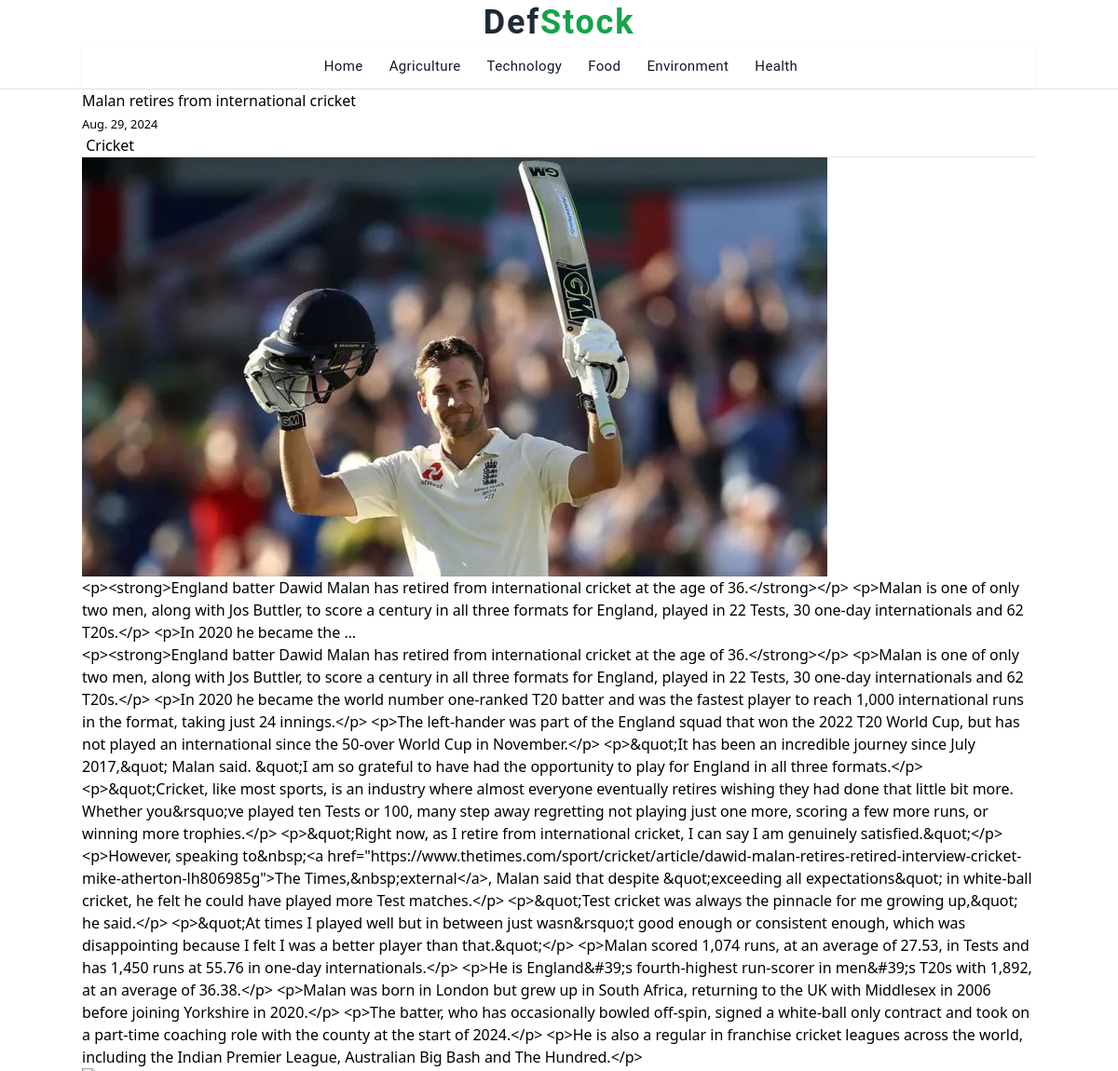
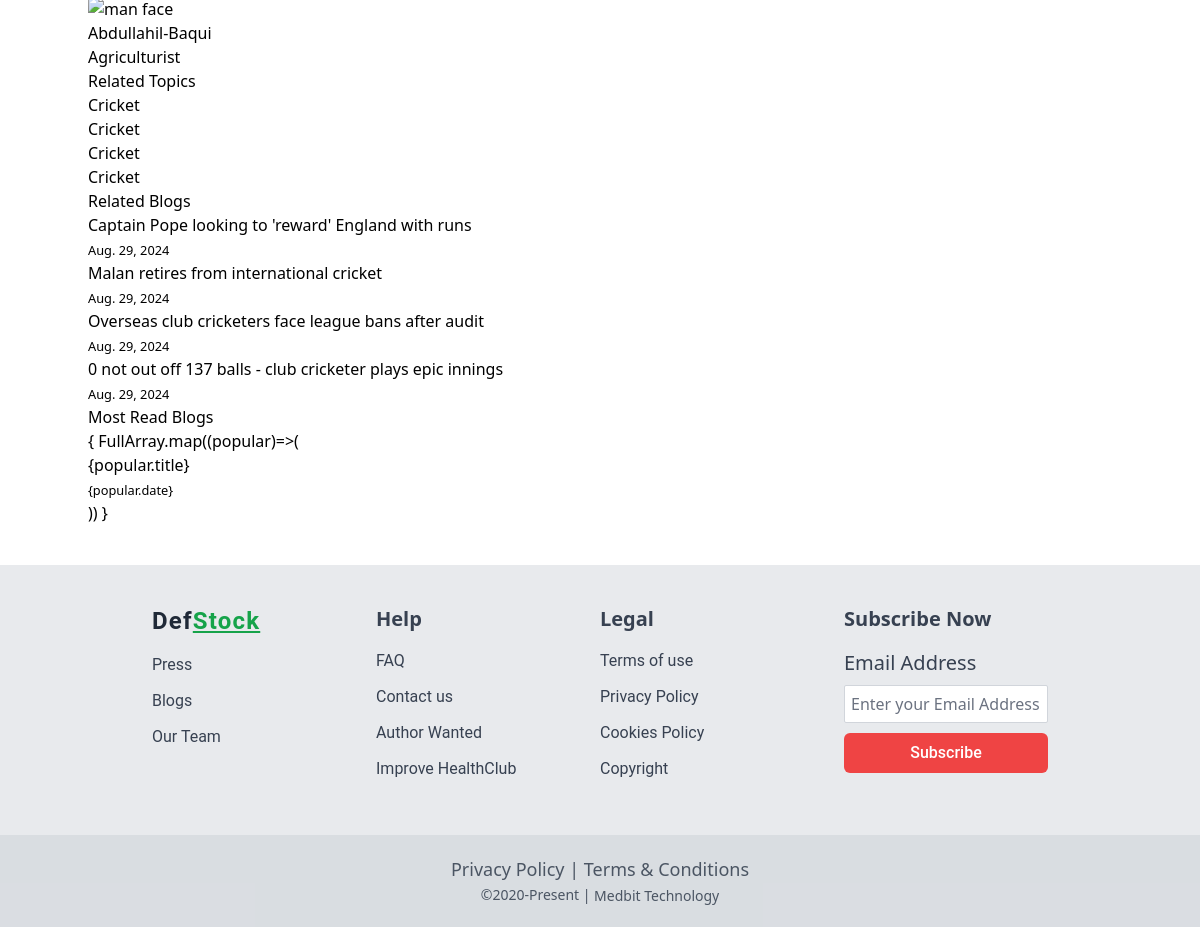
The page /blog/malan-retires-from-international-cricket/ on the database its author committed (2 pictures, top to bottom).
### blog/models.py (models this page shows, shortened)
class Blog(models.Model):
    user = models.ForeignKey(
        User,
        related_name='user_blogs',
        on_delete=models.CASCADE,
        null=True
    )
    category = models.ForeignKey(
        Category,
        related_name='category_blogs',
        on_delete=models.CASCADE,
        null=True
    )
    tags = models.ManyToManyField(
        Tag,
        related_name='tag_blogs',
        blank=True
    )
    likes = models.ManyToManyField(
        User,
        related_name='user_likes',
        blank=True
    )
    title = models.CharField(
        max_length=250
    )
    slug = models.SlugField(max_length=150, null=True, blank=True)
    banner = models.ImageField(upload_to='blog_banners')
    description = RichTextField()
    created_date = models.DateField(auto_now_add=True)

class Category(models.Model):
    title = models.CharField(max_length=150, unique=True)
    slug = models.SlugField(null=True, blank=True)
    created_date = models.DateField(auto_now_add=True)
    def __str__(self) -> str:
        return self.title

### blog/views.py (the view)
# urls.py: path('blog/<str:slug>/', views.blog_details, name='blog_details'),
def blog_details(request, slug):
    blog = get_object_or_404(Blog, slug=slug)
    category = Category.objects.get(id = blog.category.id)
    related_blogs = category.category_blogs.all()
    tags = Tag.objects.order_by('-created_date')[:4]
    context = {
        "blog": blog,
        "related_blogs": related_blogs,
        "tags": tags
    }
    return render(request, 'pages/blogDetails.html', context=context)

### blog/context_processors.py (called while the page is built)
def get_all_categories(request):
    categories = Category.objects.all()
    context = {
        "categories": categories
    }
    return context

### templates/pages/blogDetails.html (shortened to what this page needs)
{% extends "../base.html" %}
{% load static tailwind_tags %}
{% block content %}
<div>
    <div className='grid grid-cols-6 gap-x-4'>
        <div className='col-span-4 ml-3 mt-6 space-y-5'>
          <div className='inline-block align-center space-y-3'>
            <h1 className='text-3xl text-gray-900 font-semibold'>{{blog.title}}</h1>
            <small className='text-gray-500'>{{blog.created_date}}</small>
            <div className=' space-x-2 flex'>
              <button className=' text-[15px] font-medium tracking-wider ring-1 ring-red-600 px-3 py-2 hover:bg-red-600 hover:text-white hover:cursor-pointer transition-all'>{{blog.category}}</button>
            </div>
          </div>
            <div>
              <figure className='overflow-hidden bg-no-repeat bg-cover mb-3'>
                <img src='{{ blog.banner.url }}' alt='pexel_image' className='w-full h-[450px]' />
                <figcaption className='text-gray-900 text-sm font-light border-l border-gray-500 pl-1.5 mt-1'>{{ blog.description|truncatewords:50 }}</figcaption>
              </figure>
              <p className='mt-6 first-letter:text-5xl first-letter:mr-1.5 first-letter:float-left first-letter:font-medium'>
                {{blog.description}}
              </p>
            </div>
            <div className='flex items-center justify-between'>
              <div className='flex items-center space-x-3'>
                <div className='overflow-hidden bg-cover bg-no-repeat rounded-full'>
                    <img src='https://cdn.pixabay.com/photo/2015/07/14/06/09/man-844212_960_720.jpg' alt='man face' className='w-10 h-10' />
                </div>
                <div>
                    <p className='text-red-700 font-semibold text-sm '>Abdullahil-Baqui</p>
                    <p className='text-gray-700 font-normal text-sm '>Agriculturist</p>
                </div>
              </div>
            </div>
        </div>
        <div className='col-span-2'>
          {% include "../components/postDetailsSidebar.html" %}
        </div>
    </div>
</div>
{% endblock content %}

### templates/components/postDetailsSidebar.html (shortened to what this page needs)
<div>
    <div className='mx-8 mt-7'>
        <h1 className='text-2xl font-bold text-gray-800 mb-2'>Related Topics</h1>
        <div className='mt-1.5'>
            {% for blog in related_blogs %}
                <div className='inline-block bg-gray-400/25 font-[roboto] text-[15px] rounded-sm px-2 py-1 hover:bg-red-500 hover:text-white hover:cursor-pointer m-[3px] hover:transition-all' >{{ blog.category.title }}</div>
            {% endfor %}
        </div>
    </div>
    <div className='mx-8 mt-8'>
    <h1 className='text-2xl font-bold text-gray-800 mb-2'>Related Blogs</h1>
    <div className='divide-y divide-gray-400/50 mt-3 '>
        {% for blog in related_blogs %}
        <div className='mb-2'>
            <p className='text-lg text-gray-700 font-medium mt-1 hover:text-red-500 hover:cursor-pointer'>{{ blog.title }}</p>
            <small className='text-gray-500'>{{blog.created_date}}</small>
        </div>
        {% endfor %}
    </div>
    </div>
    <div className='mx-8 mt-8'>
    <h1 className='text-2xl font-bold text-gray-800 mb-2'>Most Read Blogs</h1>
    <div className='divide-y divide-gray-400/50 mt-3 '>
        {
            FullArray.map((popular)=>(
                <div className='mb-2'>
                    <p className='text-lg text-gray-700 font-medium mt-1 hover:text-red-500 hover:cursor-pointer'>{popular.title}</p>
                    <small className='text-gray-500'>{popular.date}</small>
                </div>
            ))
        }
    </div>
    </div>
</div>

### rows shown on the page
Blog: title "Malan retires from international cricket", created_date "Aug. 29, 2024", category "Cricket", banner (picture), description "<p><strong>England batter Dawid Malan has retired from international cricket at the age of 36.</strong></p> <p>Malan is one of only two men, along with Jos Buttler, to score a century in all three formats for England, played in 22 Tests, 30 one-day internationals and 62 T20s.</p> <p>In 2020 he became the …", description "<p><strong>England batter Dawid Malan has retired from international cricket at the age of 36.</strong></p> <p>Malan is one of only two men, along with Jos Buttler, to score a century in all three formats for England, played in 22 Tests, 30 one-day internationals and 62 T20s.</p> <p>In 2020 he became the world number one-ranked T20 batter and was the fastest player to reach 1,000 international runs in the format, taking just 24 innings.</p> <p>The left-hander was part of the England squad that won the 2022 T20 World Cup, but has not played an international since the 50-over World Cup in November.</p> <p>&quot;It has been an incredible journey since July 2017,&quot; Malan said. &quot;I am so…"
Blog: category "Cricket", title "Captain Pope looking to 'reward' England with runs", created_date "Aug. 29, 2024"
Blog: category "Cricket", title "Overseas club cricketers face league bans after audit", created_date "Aug. 29, 2024"
Blog: category "Cricket", title "0 not out off 137 balls - club cricketer plays epic innings", created_date "Aug. 29, 2024"
